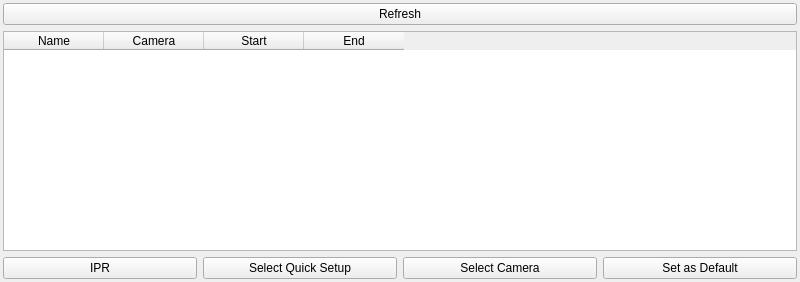
<?xml version="1.0" encoding="UTF-8"?>
<ui version="4.0">
 <class>MainWindow</class>
 <widget class="QMainWindow" name="MainWindow">
  <property name="geometry">
   <rect>
    <x>0</x>
    <y>0</y>
    <width>800</width>
    <height>282</height>
   </rect>
  </property>
  <property name="windowTitle">
   <string>MainWindow</string>
  </property>
  <widget class="QWidget" name="centralwidget">
   <layout class="QGridLayout" name="gridLayout_2">
    <property name="leftMargin">
     <number>3</number>
    </property>
    <property name="topMargin">
     <number>3</number>
    </property>
    <property name="rightMargin">
     <number>3</number>
    </property>
    <property name="bottomMargin">
     <number>3</number>
    </property>
    <item row="0" column="0">
     <layout class="QGridLayout" name="gridLayout">
      <item row="2" column="1">
       <widget class="QPushButton" name="pushButton_2">
        <property name="text">
         <string>Select Quick Setup</string>
        </property>
       </widget>
      </item>
      <item row="2" column="0">
       <widget class="QPushButton" name="pushButton">
        <property name="text">
         <string>IPR</string>
        </property>
       </widget>
      </item>
      <item row="2" column="2">
       <widget class="QPushButton" name="pushButton_3">
        <property name="text">
         <string>Select Camera</string>
        </property>
       </widget>
      </item>
      <item row="2" column="3">
       <widget class="QPushButton" name="pushButton_5">
        <property name="text">
         <string>Set as Default</string>
        </property>
       </widget>
      </item>
      <item row="1" column="0" colspan="4">
       <widget class="QTableWidget" name="tableWidget">
        <column>
         <property name="text">
          <string>Name</string>
         </property>
        </column>
        <column>
         <property name="text">
          <string>Camera</string>
         </property>
        </column>
        <column>
         <property name="text">
          <string>Start</string>
         </property>
        </column>
        <column>
         <property name="text">
          <string>End</string>
         </property>
        </column>
       </widget>
      </item>
      <item row="0" column="0" colspan="4">
       <widget class="QPushButton" name="pushButton_4">
        <property name="text">
         <string>Refresh</string>
        </property>
       </widget>
      </item>
     </layout>
    </item>
   </layout>
  </widget>
 </widget>
 <resources/>
 <connections/>
</ui>
